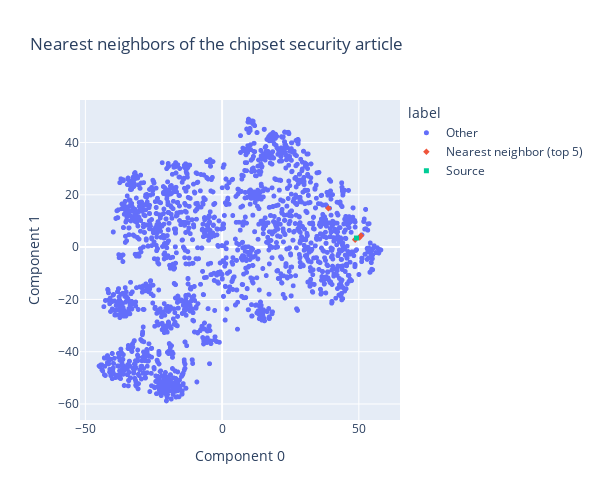

The cell this chart's notebook holds for it:
### Code cell
# a 2D chart of nearest neighbors of the chipset security article
create_chart_from_components(
    components=tsne_components,
    labels=chipset_security_labels,
    strings=article_descriptions,
    width=600,
    height=500,
    title="Nearest neighbors of the chipset security article",
    category_orders={"label": ["Other", "Nearest neighbor (top 5)", "Source"]},
)

### Figure 1 — Plotly figure (JSON) as saved in the notebook; plotly's stock layout.template omitted (floating-point values rounded to 4 significant figures; data arrays with more than 128 entries replaced by an {"elided": "..."} marker saying what was removed)
{"data": [{"customdata": {"elided": "1994x1 str values"}, "hovertemplate": "label=Other<br>Component 0=%{x}<br>Component 1=%{y}<br>string=%{customdata[0]}<extra></extra>", "legendgroup": "Other", "marker": {"color": "#636efa", "size": 5, "symbol": "circle"}, "mode": "markers", "name": "Other", "showlegend": true, "type": "scattergl", "x": {"elided": "1994 float values"}, "xaxis": "x", "y": {"elided": "1994 float values"}, "yaxis": "y"}, {"customdata": [["PC World - Updated antivirus<br>software for businesses adds<br>intrusion prevention features."], ["PC World - Send your video<br>throughout your house--<br>wirelessly--with new gateways<br>and media adapters."], ["PC World - Symantec, McAfee<br>hope raising virus-definition<br>fees will move users to\\<br>suites."], ["Gateway computers will be more<br>widely available at Office<br>Depot, in the PC maker #39;s<br>latest move to broaden<br>distribution at retail stores<br>since acquiring rival<br>eMachines this year."], ["PC World - The one-time World<br>Class Product of the Year PDA<br>gets a much-needed upgrade."]], "hovertemplate": "label=Nearest neighbor (top 5)<br>Component 0=%{x}<br>Component 1=%{y}<br>string=%{customdata[0]}<extra></extra>", "legendgroup": "Nearest neighbor (top 5)", "marker": {"color": "#EF553B", "size": 5, "symbol": "diamond"}, "mode": "markers", "name": "Nearest neighbor (top 5)", "showlegend": true, "type": "scattergl", "x": [48.94, 50.28, 48.65, 38.85, 50.78], "xaxis": "x", "y": [3.217, 3.677, 2.829, 14.83, 4.431], "yaxis": "y"}, {"customdata": [["PC World - Upcoming chip set<br>will include built-in security<br>features for your PC."]], "hovertemplate": "label=Source<br>Component 0=%{x}<br>Component 1=%{y}<br>string=%{customdata[0]}<extra></extra>", "legendgroup": "Source", "marker": {"color": "#00cc96", "size": 5, "symbol": "square"}, "mode": "markers", "name": "Source", "showlegend": true, "type": "scattergl", "x": [49.14], "xaxis": "x", "y": [3.458], "yaxis": "y"}], "layout": {"height": 500, "legend": {"title": {"text": "label"}, "tracegroupgap": 0}, "title": {"text": "Nearest neighbors of the chipset security article"}, "width": 600, "xaxis": {"anchor": "y", "domain": [0, 1], "title": {"text": "Component 0"}}, "yaxis": {"anchor": "x", "domain": [0, 1], "title": {"text": "Component 1"}}}}
